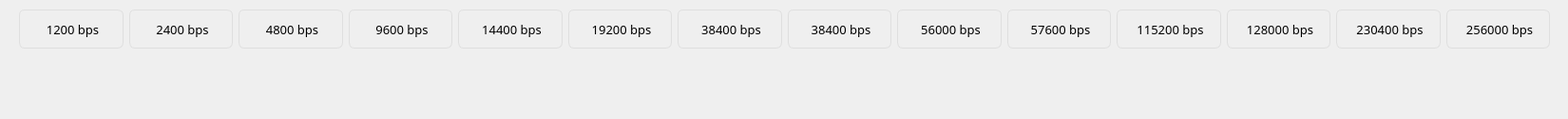
      <widget class="QWidget" name="scrollAreaWidgetContents_2">
       <property name="geometry">
        <rect>
         <x>0</x>
         <y>0</y>
         <width>1650</width>
         <height>125</height>
        </rect>
       </property>
       <widget class="QWidget" name="gridLayoutWidget">
        <property name="geometry">
         <rect>
          <x>20</x>
          <y>10</y>
          <width>1611</width>
          <height>41</height>
         </rect>
        </property>
        <layout class="QGridLayout" name="gridLayout">
         <item row="0" column="13">
          <widget class="QLabel" name="label_29">
           <property name="font">
            <font>
             <family>AppleSDGothicNeoM00</family>
             <pointsize>10</pointsize>
             <weight>50</weight>
             <bold>false</bold>
            </font>
           </property>
           <property name="styleSheet">
            <string notr="true">border: 1px solid rgb(223, 223, 223);
border-radius: 6px;
padding-left: 3px;</string>
           </property>
           <property name="text">
            <string>256000 bps</string>
           </property>
           <property name="alignment">
            <set>Qt::AlignCenter</set>
           </property>
          </widget>
         </item>
         <item row="0" column="11">
          <widget class="QLabel" name="label_27">
           <property name="font">
            <font>
             <family>AppleSDGothicNeoM00</family>
             <pointsize>10</pointsize>
             <weight>50</weight>
             <bold>false</bold>
            </font>
           </property>
           <property name="styleSheet">
            <string notr="true">border: 1px solid rgb(223, 223, 223);
border-radius: 6px;
padding-left: 3px;</string>
           </property>
           <property name="text">
            <string>128000 bps</string>
           </property>
           <property name="alignment">
            <set>Qt::AlignCenter</set>
           </property>
          </widget>
         </item>
         <item row="0" column="0">
          <widget class="QLabel" name="label_12">
           <property name="font">
            <font>
             <family>AppleSDGothicNeoM00</family>
             <pointsize>10</pointsize>
             <weight>50</weight>
             <bold>false</bold>
            </font>
           </property>
           <property name="styleSheet">
            <string notr="true">border: 1px solid rgb(223, 223, 223);
border-radius: 6px;
padding-left: 3px;</string>
           </property>
           <property name="text">
            <string>1200 bps</string>
           </property>
           <property name="alignment">
            <set>Qt::AlignCenter</set>
           </property>
          </widget>
         </item>
         <item row="0" column="12">
          <widget class="QLabel" name="label_28">
           <property name="font">
            <font>
             <family>AppleSDGothicNeoM00</family>
             <pointsize>10</pointsize>
             <weight>50</weight>
             <bold>false</bold>
            </font>
           </property>
           <property name="styleSheet">
            <string notr="true">border: 1px solid rgb(223, 223, 223);
border-radius: 6px;
padding-left: 3px;</string>
           </property>
           <property name="text">
            <string>230400 bps</string>
           </property>
           <property name="alignment">
            <set>Qt::AlignCenter</set>
           </property>
          </widget>
         </item>
         <item row="0" column="7">
          <widget class="QLabel" name="label_23">
           <property name="font">
            <font>
             <family>AppleSDGothicNeoM00</family>
             <pointsize>10</pointsize>
             <weight>50</weight>
             <bold>false</bold>
            </font>
           </property>
           <property name="styleSheet">
            <string notr="true">border: 1px solid rgb(223, 223, 223);
border-radius: 6px;
padding-left: 3px;</string>
           </property>
           <property name="text">
            <string>38400 bps</string>
           </property>
           <property name="alignment">
            <set>Qt::AlignCenter</set>
           </property>
          </widget>
         </item>
         <item row="0" column="5">
          <widget class="QLabel" name="label_21">
           <property name="font">
            <font>
             <family>AppleSDGothicNeoM00</family>
             <pointsize>10</pointsize>
             <weight>50</weight>
             <bold>false</bold>
            </font>
           </property>
           <property name="styleSheet">
            <string notr="true">border: 1px solid rgb(223, 223, 223);
border-radius: 6px;
padding-left: 3px;</string>
           </property>
           <property name="text">
            <string>19200 bps</string>
           </property>
           <property name="alignment">
            <set>Qt::AlignCenter</set>
           </property>
          </widget>
         </item>
         <item row="0" column="2">
          <widget class="QLabel" name="label_14">
           <property name="font">
            <font>
             <family>AppleSDGothicNeoM00</family>
             <pointsize>10</pointsize>
             <weight>50</weight>
             <bold>false</bold>
            </font>
           </property>
           <property name="styleSheet">
            <string notr="true">border: 1px solid rgb(223, 223, 223);
border-radius: 6px;
padding-left: 3px;</string>
           </property>
           <property name="text">
            <string>4800 bps</string>
           </property>
           <property name="alignment">
            <set>Qt::AlignCenter</set>
           </property>
          </widget>
         </item>
         <item row="0" column="9">
          <widget class="QLabel" name="label_25">
           <property name="font">
            <font>
             <family>AppleSDGothicNeoM00</family>
             <pointsize>10</pointsize>
             <weight>50</weight>
             <bold>false</bold>
             <strikeout>false</strikeout>
            </font>
           </property>
           <property name="styleSheet">
            <string notr="true">border: 1px solid rgb(223, 223, 223);
border-radius: 6px;
padding-left: 3px;</string>
           </property>
           <property name="text">
            <string>57600 bps</string>
           </property>
           <property name="alignment">
            <set>Qt::AlignCenter</set>
           </property>
          </widget>
         </item>
         <item row="0" column="8">
          <widget class="QLabel" name="label_24">
           <property name="font">
            <font>
             <family>AppleSDGothicNeoM00</family>
             <pointsize>10</pointsize>
             <weight>50</weight>
             <bold>false</bold>
            </font>
           </property>
           <property name="styleSheet">
            <string notr="true">border: 1px solid rgb(223, 223, 223);
border-radius: 6px;
padding-left: 3px;</string>
           </property>
           <property name="text">
            <string>56000 bps</string>
           </property>
           <property name="alignment">
            <set>Qt::AlignCenter</set>
           </property>
          </widget>
         </item>
         <item row="0" column="6">
          <widget class="QLabel" name="label_22">
           <property name="font">
            <font>
             <family>AppleSDGothicNeoM00</family>
             <pointsize>10</pointsize>
             <weight>50</weight>
             <bold>false</bold>
            </font>
           </property>
           <property name="styleSheet">
            <string notr="true">border: 1px solid rgb(223, 223, 223);
border-radius: 6px;
padding-left: 3px;</string>
           </property>
           <property name="text">
            <string>38400 bps</string>
           </property>
           <property name="alignment">
            <set>Qt::AlignCenter</set>
           </property>
          </widget>
         </item>
         <item row="0" column="10">
          <widget class="QLabel" name="label_26">
           <property name="font">
            <font>
             <family>AppleSDGothicNeoM00</family>
             <pointsize>10</pointsize>
             <weight>50</weight>
             <bold>false</bold>
            </font>
           </property>
           <property name="styleSheet">
            <string notr="true">border: 1px solid rgb(223, 223, 223);
border-radius: 6px;
padding-left: 3px;</string>
           </property>
           <property name="text">
            <string>115200 bps</string>
           </property>
           <property name="alignment">
            <set>Qt::AlignCenter</set>
           </property>
          </widget>
         </item>
         <item row="0" column="3">
          <widget class="QLabel" name="label_17">
           <property name="font">
            <font>
             <family>AppleSDGothicNeoM00</family>
             <pointsize>10</pointsize>
             <weight>50</weight>
             <bold>false</bold>
            </font>
           </property>
           <property name="styleSheet">
            <string notr="true">border: 1px solid rgb(223, 223, 223);
border-radius: 6px;
padding-left: 3px;</string>
           </property>
           <property name="text">
            <string>9600 bps</string>
           </property>
           <property name="alignment">
            <set>Qt::AlignCenter</set>
           </property>
          </widget>
         </item>
         <item row="0" column="4">
          <widget class="QLabel" name="label_16">
           <property name="font">
            <font>
             <family>AppleSDGothicNeoM00</family>
             <pointsize>10</pointsize>
             <weight>50</weight>
             <bold>false</bold>
            </font>
           </property>
           <property name="styleSheet">
            <string notr="true">border: 1px solid rgb(223, 223, 223);
border-radius: 6px;
padding-left: 3px;</string>
           </property>
           <property name="text">
            <string>14400 bps</string>
           </property>
           <property name="alignment">
            <set>Qt::AlignCenter</set>
           </property>
          </widget>
         </item>
         <item row="0" column="1">
          <widget class="QLabel" name="label_13">
           <property name="font">
            <font>
             <family>AppleSDGothicNeoM00</family>
             <pointsize>10</pointsize>
             <weight>50</weight>
             <bold>false</bold>
            </font>
           </property>
           <property name="styleSheet">
            <string notr="true">border: 1px solid rgb(223, 223, 223);
border-radius: 6px;
padding-left: 3px;</string>
           </property>
           <property name="text">
            <string>2400 bps</string>
           </property>
           <property name="alignment">
            <set>Qt::AlignCenter</set>
           </property>
          </widget>
         </item>
        </layout>
        <zorder>label_12</zorder>
        <zorder>label_25</zorder>
        <zorder>label_21</zorder>
        <zorder>label_17</zorder>
        <zorder>label_16</zorder>
        <zorder>label_14</zorder>
        <zorder>label_13</zorder>
        <zorder>label_24</zorder>
        <zorder>label_22</zorder>
        <zorder>label_26</zorder>
        <zorder>label_23</zorder>
        <zorder>label_28</zorder>
        <zorder>label_27</zorder>
        <zorder>label_29</zorder>
       </widget>
       <widget class="QLabel" name="label_36">
        <property name="geometry">
         <rect>
          <x>950</x>
          <y>90</y>
          <width>90</width>
          <height>35</height>
         </rect>
        </property>
        <property name="text">
         <string/>
        </property>
       </widget>
       <widget class="QLabel" name="label_41">
        <property name="geometry">
         <rect>
          <x>1523</x>
          <y>60</y>
          <width>108</width>
          <height>51</height>
         </rect>
        </property>
        <property name="text">
         <string/>
        </property>
        <property name="alignment">
         <set>Qt::AlignCenter</set>
        </property>
       </widget>
       <widget class="QLabel" name="label_46">
        <property name="geometry">
         <rect>
          <x>945</x>
          <y>60</y>
          <width>109</width>
          <height>51</height>
         </rect>
        </property>
        <property name="text">
         <string/>
        </property>
        <property name="alignment">
         <set>Qt::AlignCenter</set>
        </property>
       </widget>
       <widget class="QLabel" name="label_50">
        <property name="geometry">
         <rect>
          <x>484</x>
          <y>60</y>
          <width>108</width>
          <height>51</height>
         </rect>
        </property>
        <property name="text">
         <string/>
        </property>
        <property name="alignment">
         <set>Qt::AlignCenter</set>
        </property>
       </widget>
       <widget class="QLabel" name="label_43">
        <property name="geometry">
         <rect>
          <x>1292</x>
          <y>60</y>
          <width>108</width>
          <height>51</height>
         </rect>
        </property>
        <property name="text">
         <string/>
        </property>
        <property name="alignment">
         <set>Qt::AlignCenter</set>
        </property>
       </widget>
       <widget class="QLabel" name="label_47">
        <property name="geometry">
         <rect>
          <x>830</x>
          <y>60</y>
          <width>108</width>
          <height>51</height>
         </rect>
        </property>
        <property name="text">
         <string/>
        </property>
        <property name="alignment">
         <set>Qt::AlignCenter</set>
        </property>
       </widget>
       <widget class="QLabel" name="label_45">
        <property name="geometry">
         <rect>
          <x>1061</x>
          <y>60</y>
          <width>108</width>
          <height>51</height>
         </rect>
        </property>
        <property name="text">
         <string/>
        </property>
        <property name="alignment">
         <set>Qt::AlignCenter</set>
        </property>
       </widget>
       <widget class="QLabel" name="label_54">
        <property name="geometry">
         <rect>
          <x>22</x>
          <y>60</y>
          <width>108</width>
          <height>51</height>
         </rect>
        </property>
        <property name="text">
         <string/>
        </property>
        <property name="alignment">
         <set>Qt::AlignCenter</set>
        </property>
       </widget>
       <widget class="QLabel" name="label_44">
        <property name="geometry">
         <rect>
          <x>1176</x>
          <y>60</y>
          <width>109</width>
          <height>51</height>
         </rect>
        </property>
        <property name="text">
         <string/>
        </property>
        <property name="alignment">
         <set>Qt::AlignCenter</set>
        </property>
       </widget>
       <widget class="QLabel" name="label_52">
        <property name="geometry">
         <rect>
          <x>253</x>
          <y>60</y>
          <width>108</width>
          <height>51</height>
         </rect>
        </property>
        <property name="text">
         <string/>
        </property>
        <property name="alignment">
         <set>Qt::AlignCenter</set>
        </property>
       </widget>
       <widget class="QLabel" name="label_51">
        <property name="geometry">
         <rect>
          <x>368</x>
          <y>60</y>
          <width>109</width>
          <height>51</height>
         </rect>
        </property>
        <property name="text">
         <string/>
        </property>
        <property name="alignment">
         <set>Qt::AlignCenter</set>
        </property>
       </widget>
       <widget class="QLabel" name="label_49">
        <property name="geometry">
         <rect>
          <x>599</x>
          <y>60</y>
          <width>109</width>
          <height>51</height>
         </rect>
        </property>
        <property name="text">
         <string/>
        </property>
        <property name="alignment">
         <set>Qt::AlignCenter</set>
        </property>
       </widget>
       <widget class="QLabel" name="label_42">
        <property name="geometry">
         <rect>
          <x>1407</x>
          <y>60</y>
          <width>109</width>
          <height>51</height>
         </rect>
        </property>
        <property name="text">
         <string/>
        </property>
        <property name="alignment">
         <set>Qt::AlignCenter</set>
        </property>
       </widget>
       <widget class="QLabel" name="label_48">
        <property name="geometry">
         <rect>
          <x>715</x>
          <y>60</y>
          <width>108</width>
          <height>51</height>
         </rect>
        </property>
        <property name="text">
         <string/>
        </property>
        <property name="alignment">
         <set>Qt::AlignCenter</set>
        </property>
       </widget>
       <widget class="QLabel" name="label_53">
        <property name="geometry">
         <rect>
          <x>137</x>
          <y>60</y>
          <width>109</width>
          <height>51</height>
         </rect>
        </property>
        <property name="text">
         <string/>
        </property>
        <property name="alignment">
         <set>Qt::AlignCenter</set>
        </property>
       </widget>
      </widget>
